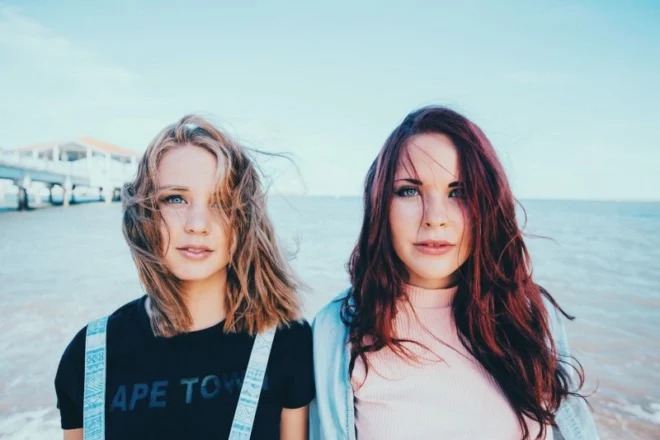
#> input picture image.jpg, 660 x 440 px
$ python test.py
#> lines starting #> are read from the running program, lines starting #| are printed output that depends on the picture; after the words box and inside, x2 and y2 are one past the last pixel; in counts of white or black regions, pixels touching at a corner belong together
import cv2

face_cascade_db = cv2.CascadeClassifier(cv2.data.haarcascades+"haarcascade_frontalface_default.xml")

img = cv2.imread("image.jpg")
#> img is the input picture: shape (440, 660, 3); mean B, G, R 176.4, 172.2, 158.5

img_gray = cv2.cvtColor(img, cv2.COLOR_BGR2GRAY)
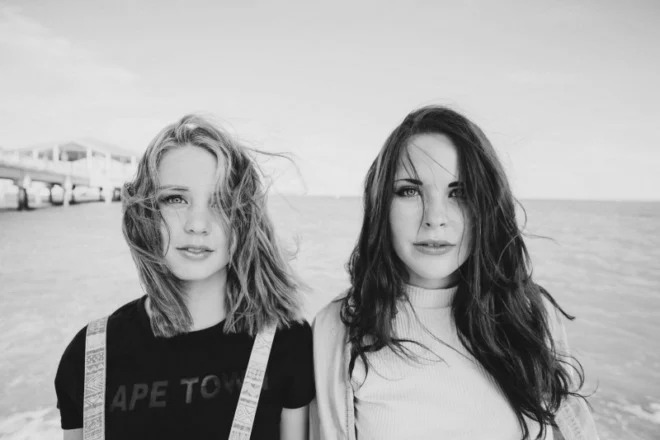
#> img_gray: shape (440, 660); min 12, max 236, mean 168.6

faces = face_cascade_db.detectMultiScale(img_gray, 1.1, 19)
#> faces = [[374, 151, 120, 120], [141, 162, 114, 114]]
for (x,y,w,h) in faces:
    cv2.rectangle(img, (x,y), (x+w,y+h), (0,255,0), 2)
#> this loop made 2 passes
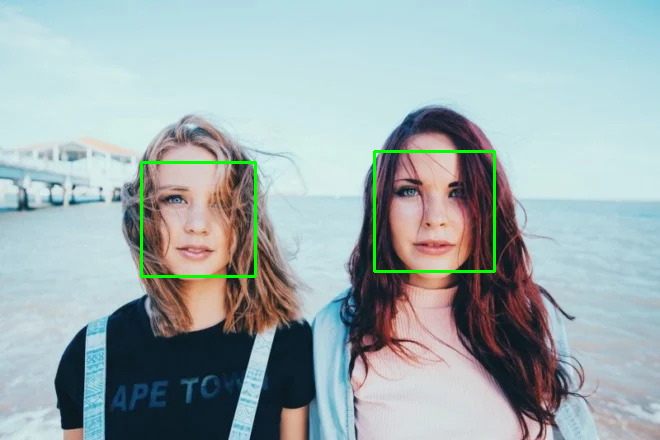
#> img: shape (440, 660, 3); 0.96% of pixels changed, all inside (x1, y1, x2, y2) = (140, 150, 496, 278)

cv2.imshow('rez', img)
cv2.waitKey()
